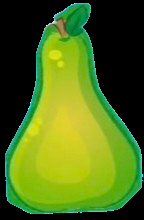
#> input picture Hungry Shredder/Templates/food1.png, 144 x 220 px, found by its file name; its folder holds 4 pictures in this run
$ python main.py
#> lines starting #> are read from the running program, lines starting #| are printed output that depends on the picture
import subprocess
import cv2
import numpy as np
import os
import time

TEMPLATE_DIR = "templates"

# Thresholds
FOOD_THRESHOLD = 0.7
SHREDDER_THRESHOLD = 0.6

# Movement control
last_move_time = 0
MOVE_DELAY = 0.3   # seconds

def get_screen():
    result = subprocess.run(
        ["adb", "exec-out", "screencap", "-p"],
        stdout=subprocess.PIPE
    )
    img = np.frombuffer(result.stdout, np.uint8)
    frame = cv2.imdecode(img, cv2.IMREAD_COLOR)
    return frame

def load_templates(prefix):
#> called with prefix = 'food'
    templates = []
    for file in os.listdir(TEMPLATE_DIR):
        if file.startswith(prefix):
            path = os.path.join(TEMPLATE_DIR, file)
            img = cv2.imread(path, 0)
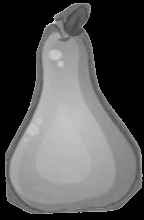
#> img: shape (220, 144); min 0, max 255, mean 87.9
            if img is not None:
                templates.append(img)
                templates.append(cv2.flip(img, 1))  # flipped version
#> pass 2 of the loop in load_templates, `for file in os.listdir(TEMPLATE_DIR):`:
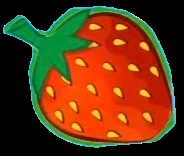
#> input picture Hungry Shredder/Templates/food10.png, 184 x 156 px, found by its file name
#> in load_templates, `img = cv2.imread(path, 0)`:
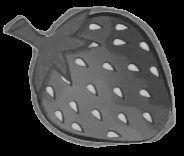
#> img: shape (156, 184); min 0, max 255, mean 63.4
#> pass 3 of the loop in load_templates, `for file in os.listdir(TEMPLATE_DIR):`:
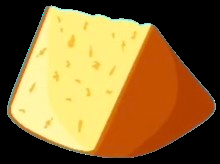
#> input picture Hungry Shredder/Templates/food11.png, 220 x 164 px, found by its file name
#> in load_templates, `img = cv2.imread(path, 0)`:
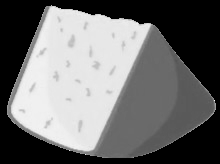
#> img: shape (164, 220); min 0, max 255, mean 109.9
#> the loop made 4 passes; the first 3 are shown
#> pass 2 of the loop in load_templates, `for file in os.listdir(TEMPLATE_DIR):`:
#> pass 3 of the loop in load_templates, `for file in os.listdir(TEMPLATE_DIR):`:
#> the loop made 4 passes; the first 3 are shown
    return templates

def swipe(direction):
    if direction == "left":
        subprocess.run(["adb", "shell", "input", "swipe", "500", "1500", "100", "1500", "100"])
    elif direction == "right":
        subprocess.run(["adb", "shell", "input", "swipe", "100", "1500", "500", "1500", "100"])

# Load templates
food_templates = load_templates("food")[:2]
shredder_templates = load_templates("shredder")[:1]

frame_count = 0

while True:
#> (the run stopped early here; a loop or call above may not have finished)
